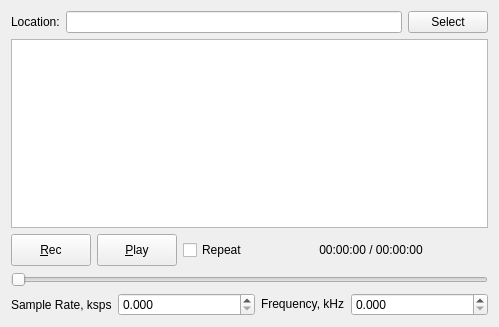
<?xml version="1.0" encoding="UTF-8"?>
<ui version="4.0">
 <class>CIqTool</class>
 <widget class="QDialog" name="CIqTool">
  <property name="geometry">
   <rect>
    <x>0</x>
    <y>0</y>
    <width>499</width>
    <height>327</height>
   </rect>
  </property>
  <property name="sizePolicy">
   <sizepolicy hsizetype="Preferred" vsizetype="Fixed">
    <horstretch>0</horstretch>
    <verstretch>0</verstretch>
   </sizepolicy>
  </property>
  <property name="minimumSize">
   <size>
    <width>0</width>
    <height>32</height>
   </size>
  </property>
  <property name="windowTitle">
   <string>I/Q recording and replay tool</string>
  </property>
  <property name="windowIcon">
   <iconset resource="../../resources/icons.qrc">
    <normaloff>:/icons/icons/signal.svg</normaloff>:/icons/icons/signal.svg</iconset>
  </property>
  <layout class="QVBoxLayout" name="verticalLayout">
   <item>
    <layout class="QHBoxLayout" name="horizontalLayout">
     <item>
      <widget class="QLabel" name="recDirLabel">
       <property name="text">
        <string>Location:</string>
       </property>
      </widget>
     </item>
     <item>
      <widget class="QLineEdit" name="recDirEdit">
       <property name="enabled">
        <bool>true</bool>
       </property>
       <property name="toolTip">
        <string>Enter a different location or use the select button</string>
       </property>
      </widget>
     </item>
     <item>
      <widget class="QPushButton" name="recDirButton">
       <property name="enabled">
        <bool>true</bool>
       </property>
       <property name="sizePolicy">
        <sizepolicy hsizetype="Minimum" vsizetype="Fixed">
         <horstretch>0</horstretch>
         <verstretch>0</verstretch>
        </sizepolicy>
       </property>
       <property name="toolTip">
        <string>Select a different location</string>
       </property>
       <property name="text">
        <string>Select</string>
       </property>
       <property name="autoDefault">
        <bool>false</bool>
       </property>
      </widget>
     </item>
    </layout>
   </item>
   <item>
    <widget class="QListWidget" name="listWidget">
     <property name="alternatingRowColors">
      <bool>true</bool>
     </property>
     <property name="uniformItemSizes">
      <bool>true</bool>
     </property>
    </widget>
   </item>
   <item>
    <layout class="QHBoxLayout" name="horizontalLayout_2">
     <item>
      <widget class="QPushButton" name="recButton">
       <property name="enabled">
        <bool>true</bool>
       </property>
       <property name="minimumSize">
        <size>
         <width>32</width>
         <height>32</height>
        </size>
       </property>
       <property name="maximumSize">
        <size>
         <width>16777215</width>
         <height>16777215</height>
        </size>
       </property>
       <property name="toolTip">
        <string>Record I/Q samples to new file</string>
       </property>
       <property name="text">
        <string>&amp;Rec</string>
       </property>
       <property name="icon">
        <iconset resource="../../resources/icons.qrc">
         <normaloff>:/icons/icons/record.svg</normaloff>:/icons/icons/record.svg</iconset>
       </property>
       <property name="checkable">
        <bool>true</bool>
       </property>
       <property name="autoDefault">
        <bool>false</bool>
       </property>
      </widget>
     </item>
     <item>
      <widget class="QPushButton" name="playButton">
       <property name="minimumSize">
        <size>
         <width>32</width>
         <height>32</height>
        </size>
       </property>
       <property name="maximumSize">
        <size>
         <width>16777215</width>
         <height>16777215</height>
        </size>
       </property>
       <property name="toolTip">
        <string>Start playing selected file</string>
       </property>
       <property name="text">
        <string>&amp;Play</string>
       </property>
       <property name="icon">
        <iconset resource="../../resources/icons.qrc">
         <normaloff>:/icons/icons/play.svg</normaloff>:/icons/icons/play.svg</iconset>
       </property>
       <property name="checkable">
        <bool>true</bool>
       </property>
       <property name="autoDefault">
        <bool>false</bool>
       </property>
      </widget>
     </item>
     <item>
      <widget class="QCheckBox" name="repeat">
       <property name="locale">
        <locale language="C" country="AnyCountry"/>
       </property>
       <property name="text">
        <string>Repeat</string>
       </property>
      </widget>
     </item>
     <item>
      <spacer name="horizontalSpacer">
       <property name="orientation">
        <enum>Qt::Horizontal</enum>
       </property>
       <property name="sizeHint" stdset="0">
        <size>
         <width>40</width>
         <height>20</height>
        </size>
       </property>
      </spacer>
     </item>
     <item>
      <widget class="QLabel" name="timeLabel">
       <property name="text">
        <string>00:00:00 / 00:00:00</string>
       </property>
       <property name="alignment">
        <set>Qt::AlignCenter</set>
       </property>
      </widget>
     </item>
     <item>
      <spacer name="horizontalSpacer_2">
       <property name="orientation">
        <enum>Qt::Horizontal</enum>
       </property>
       <property name="sizeHint" stdset="0">
        <size>
         <width>40</width>
         <height>20</height>
        </size>
       </property>
      </spacer>
     </item>
    </layout>
   </item>
   <item>
    <widget class="QSlider" name="slider">
     <property name="toolTip">
      <string>Seek forward and backward in I/Q file</string>
     </property>
     <property name="maximum">
      <number>600</number>
     </property>
     <property name="singleStep">
      <number>10</number>
     </property>
     <property name="pageStep">
      <number>60</number>
     </property>
     <property name="orientation">
      <enum>Qt::Horizontal</enum>
     </property>
    </widget>
   </item>
   <item>
    <layout class="QHBoxLayout" name="horizontalLayout_3">
     <item>
      <widget class="QLabel" name="sampleRateLabel">
       <property name="sizePolicy">
        <sizepolicy hsizetype="Fixed" vsizetype="Preferred">
         <horstretch>0</horstretch>
         <verstretch>0</verstretch>
        </sizepolicy>
       </property>
       <property name="minimumSize">
        <size>
         <width>0</width>
         <height>0</height>
        </size>
       </property>
       <property name="text">
        <string>Sample Rate, ksps</string>
       </property>
       <property name="scaledContents">
        <bool>false</bool>
       </property>
       <property name="alignment">
        <set>Qt::AlignLeading|Qt::AlignLeft|Qt::AlignVCenter</set>
       </property>
      </widget>
     </item>
     <item>
      <widget class="QDoubleSpinBox" name="sampleRateSpinBox">
       <property name="sizePolicy">
        <sizepolicy hsizetype="Expanding" vsizetype="Fixed">
         <horstretch>0</horstretch>
         <verstretch>0</verstretch>
        </sizepolicy>
       </property>
       <property name="decimals">
        <number>3</number>
       </property>
       <property name="maximum">
        <double>999999.989999999990687</double>
       </property>
      </widget>
     </item>
     <item>
      <widget class="QLabel" name="Frequency">
       <property name="sizePolicy">
        <sizepolicy hsizetype="Minimum" vsizetype="Fixed">
         <horstretch>0</horstretch>
         <verstretch>0</verstretch>
        </sizepolicy>
       </property>
       <property name="text">
        <string>Frequency, kHz</string>
       </property>
      </widget>
     </item>
     <item>
      <widget class="QDoubleSpinBox" name="centerFreqSpinBox">
       <property name="sizePolicy">
        <sizepolicy hsizetype="Expanding" vsizetype="Fixed">
         <horstretch>0</horstretch>
         <verstretch>0</verstretch>
        </sizepolicy>
       </property>
       <property name="decimals">
        <number>3</number>
       </property>
       <property name="maximum">
        <double>99999999.989999994635582</double>
       </property>
      </widget>
     </item>
    </layout>
   </item>
  </layout>
 </widget>
 <resources>
  <include location="../../resources/icons.qrc"/>
 </resources>
 <connections/>
</ui>
